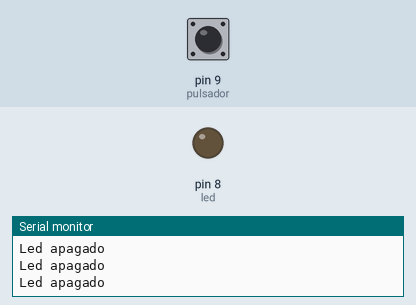
A sketch run on a simulated Arduino Uno, built with avr-gcc and run on an emulated ATmega328P. Parts: output pins drawn as LEDs (lit = HIGH), the last lines printed to the serial monitor. The test bench sets the inputs (shaded band); at power-on: pin 9 (pulsador) LOW.

Above: at 2.8 s.
2.9 s: pin 9 (pulsador) pulled HIGH for 1.2 s
At 4.1 s:
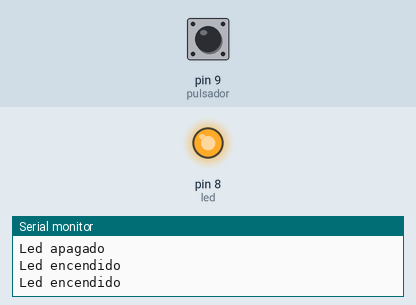
6.5 s: pin 9 (pulsador) pulled HIGH for 3.2 s
At 10.7 s:
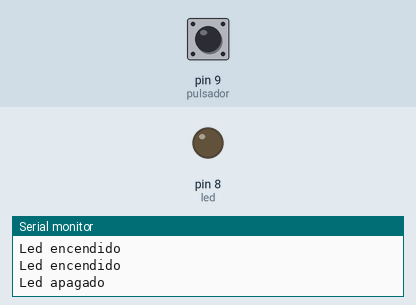
Timing chart, 0 to 12.2 s (numbered marks = the images above; inputs shaded):
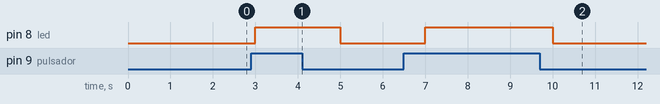

Measured:
- after the input at 2.9 s, pin 8 (led): LOW → HIGH after 0.10 s, → LOW 2.0 s later
- after the input at 6.5 s, pin 8 (led): LOW → HIGH after 0.50 s, → LOW 3.0 s later

The sketch:

led_con_pulsador.ino
```cpp
/*Led con pulsador*/

int pulsador=9; //declaro pin 9 para el pulsador
int valorpulsador; //declaro variables de para el pin del pulsador
int led=8; //declaro pin 8 para el led
void setup(){ //declarar los
 pinMode(pulsador,INPUT); //declarar donde está el pulsador
 pinMode(led,OUTPUT); //declarar el pin donde está
 Serial.begin(9600); //declarar el monitor serie
}

void loop()  //bucle
{
  valorpulsador=digitalRead(pulsador); //Lee el valor
  if(valorpulsador==HIGH) //condicional que cuando sea HIGH pase lo siguiente
  {
    digitalWrite(led,HIGH); //encender led
    Serial.println("Led encendido"); //printear en el monitor serie
  }
    else //si no
  {
    digitalWrite(led,LOW); //apagar led
    Serial.println("Led apagado"); //mostrar en el monitor serie
  }
  delay(1000);
}
```
